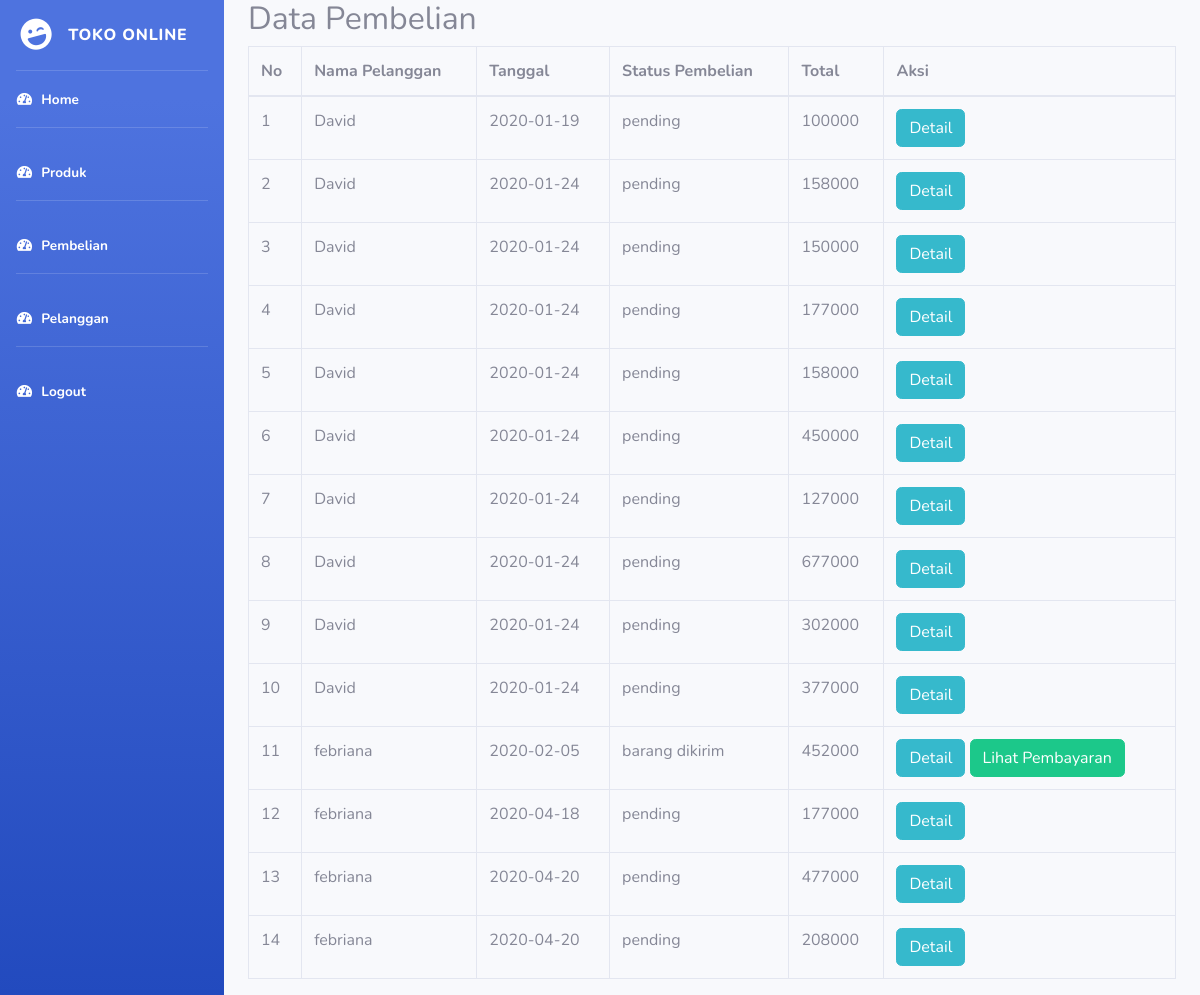
The app's page /Admin/index.php?halaman=pembelian (signed in) with its own data.
### tables this page shows
CREATE TABLE `pembelian` (
  `id_pembelian` int(11) NOT NULL,
  `id_pelanggan` int(11) NOT NULL,
  `id_ongkir` int(11) NOT NULL,
  `tanggal_pembelian` date NOT NULL,
  `total_pembelian` int(11) NOT NULL,
  `kota` varchar(100) NOT NULL,
  `tarif` int(11) NOT NULL,
  `alamat` text NOT NULL,
  `status_pembelian` varchar(100) NOT NULL DEFAULT 'pending',
  `resi_pengiriman` varchar(50) NOT NULL
);

CREATE TABLE `pelanggan` (
  `id_pelanggan` int(11) NOT NULL,
  `email_pelanggan` varchar(100) NOT NULL,
  `password_pelanggan` varchar(50) NOT NULL,
  `nama_pelanggan` varchar(100) NOT NULL,
  `telepon` varchar(25) NOT NULL,
  `alamat_pelanggan` text NOT NULL
);

### Admin/pembelian.php (the view)
<h2> Data Pembelian </h2>
<table class="table table-bordered">
    <thead>
        <tr>
            <th> No </th>
            <th> Nama Pelanggan </th>
            <th> Tanggal </th>
            <th> Status Pembelian </th>
            <th> Total </th>
            <th> Aksi </th>
        </tr>
    </thead>
    <tbody>
        <?php $no=1; ?>
        <?php $data = $koneksi->query("SELECT * FROM pembelian JOIN pelanggan ON
        pembelian.id_pelanggan = pelanggan.id_pelanggan"); ?>
        <?php while($detail = $data->fetch_assoc()) {?>
        <tr>
            <td><?php echo $no; ?> </td>
            <td><?php echo $detail['nama_pelanggan']; ?></td>
            <td><?php echo $detail['tanggal_pembelian']; ?></td>
            <td><?php echo $detail['status_pembelian']; ?></td>
            <td><?php echo $detail['total_pembelian']; ?></td>
            <td>
                <a href="index.php?halaman=detail&id=<?php echo $detail['id_pembelian']; ?>"  class="btn btn-info"> Detail </a>
                <?php if($detail['status_pembelian']!=="pending"): ?>
                <a href="index.php?halaman=pembayaran&id=<?php echo $detail['id_pembelian'] ?>" class="btn btn-success">Lihat Pembayaran</a>
                <?php endif ?>
            </td>
        </tr>
        <?php $no++ ?>
        <?php } ?>
    </tbody>
</table>

### records on screen
pembelian: id_pelanggan.nama_pelanggan "David", tanggal_pembelian "2020-01-19", status_pembelian "pending", total_pembelian "100000"
pembelian: id_pelanggan.nama_pelanggan "David", tanggal_pembelian "2020-01-24", status_pembelian "pending", total_pembelian "158000"
pembelian: id_pelanggan.nama_pelanggan "David", tanggal_pembelian "2020-01-24", status_pembelian "pending", total_pembelian "150000"
pembelian: id_pelanggan.nama_pelanggan "David", tanggal_pembelian "2020-01-24", status_pembelian "pending", total_pembelian "177000"
pembelian: id_pelanggan.nama_pelanggan "David", tanggal_pembelian "2020-01-24", status_pembelian "pending", total_pembelian "158000"
pembelian: id_pelanggan.nama_pelanggan "David", tanggal_pembelian "2020-01-24", status_pembelian "pending", total_pembelian "450000"
pembelian: id_pelanggan.nama_pelanggan "David", tanggal_pembelian "2020-01-24", status_pembelian "pending", total_pembelian "127000"
pembelian: id_pelanggan.nama_pelanggan "David", tanggal_pembelian "2020-01-24", status_pembelian "pending", total_pembelian "677000"
pembelian: id_pelanggan.nama_pelanggan "David", tanggal_pembelian "2020-01-24", status_pembelian "pending", total_pembelian "302000"
pembelian: id_pelanggan.nama_pelanggan "David", tanggal_pembelian "2020-01-24", status_pembelian "pending", total_pembelian "377000"
pembelian: id_pelanggan.nama_pelanggan "febriana", tanggal_pembelian "2020-02-05", status_pembelian "barang dikirim", total_pembelian "452000"
pembelian: id_pelanggan.nama_pelanggan "febriana", tanggal_pembelian "2020-04-18", status_pembelian "pending", total_pembelian "177000"
pembelian: id_pelanggan.nama_pelanggan "febriana", tanggal_pembelian "2020-04-20", status_pembelian "pending", total_pembelian "477000"
pembelian: id_pelanggan.nama_pelanggan "febriana", tanggal_pembelian "2020-04-20", status_pembelian "pending", total_pembelian "208000"
